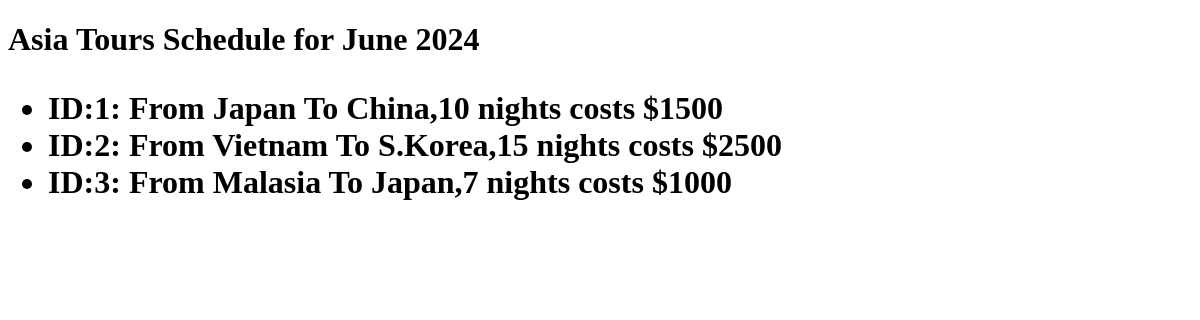
Before: / with the older database file.
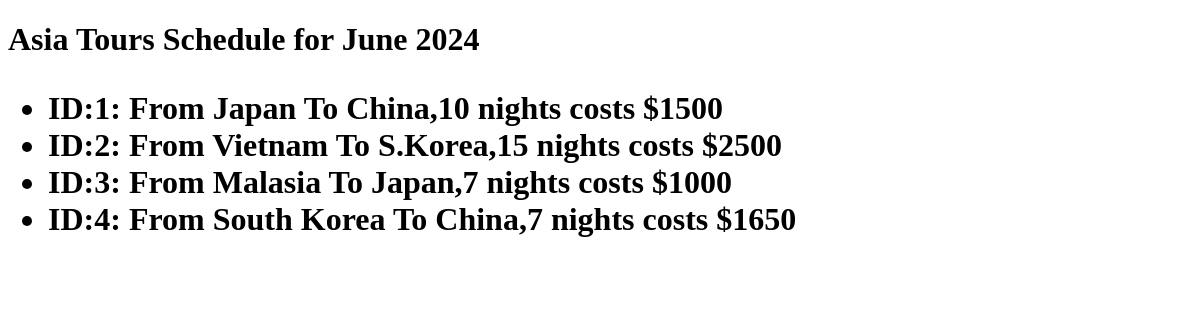
After: the same page with the newer database file.
### asiantoursagency/models.py (models this page shows)
class Tour(models.Model):
    origin_country = models.CharField(max_length=64)
    destination_country = models.CharField(max_length=64)
    number_of_nights = models.IntegerField()
    price = models.IntegerField()
    def __str__(self):
        return (f"ID:{self.id}: From {self.origin_country} To {self.destination_country},{self.number_of_nights} nights costs ${self.price}")

### asiantoursagency/views.py (the view)
# urls.py: path('',views.index)
def index(request):
    tours = Tour.objects.all()
    context = {'tours':tours}
    return render(request, 'tours/index.html', context)

### asiantoursagency/templates/tours/index.html (shortened to what this page needs)
<!DOCTYPE html>
<html lang="en">
<head>
</head>
<body>
    <h1>Asia Tours Schedule for June 2024<h1>
            <ul>
                {% for tour in tours %}
                <li>{{tour}}</li>
                {% endfor %}
            </ul>
</body>
</html>

Changed rows visible on the page:
added Tour: id+origin_country+destination_country "ID:4: From South Korea To China,7 nights costs $1650"
